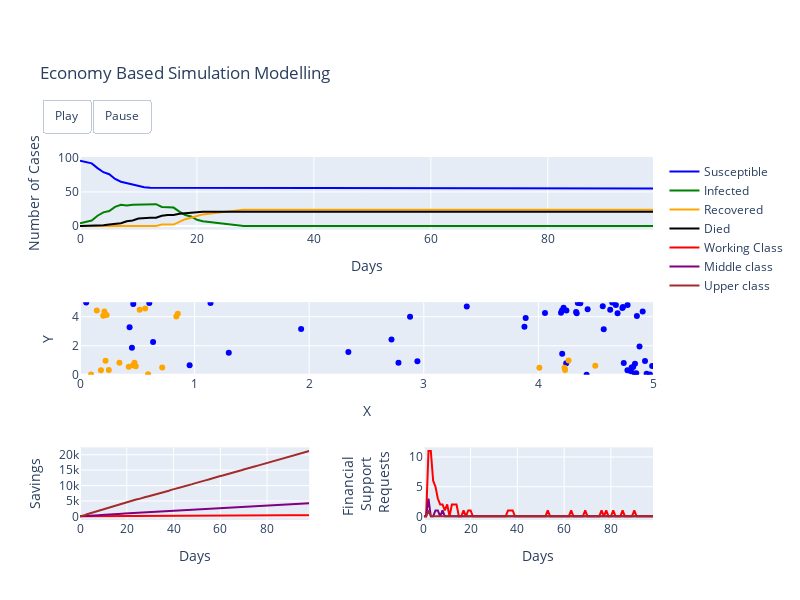

Notebook code cell kept with this figure:
### Code cell
replay_plot(negatives, positives, survivors, deaths, df, grid_max, daily_average_savings, daily_support_requests)
